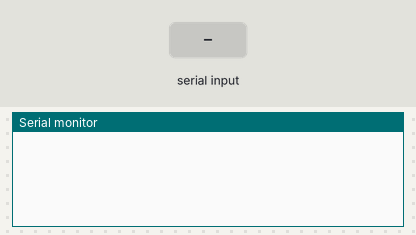
Bench run of a sketch on a simulated Arduino Uno, built with avr-gcc and run on an emulated ATmega328P. Shown: the last lines printed to the serial monitor. The test bench sets the inputs (shaded band).

Above: at 1.2 s.
1.3 s: "90,45\n" received over Serial
At 1.6 s:
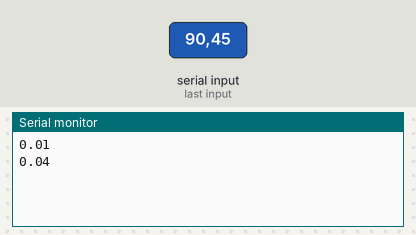
2.8 s: "30,150\n" received over Serial
At 4.6 s:
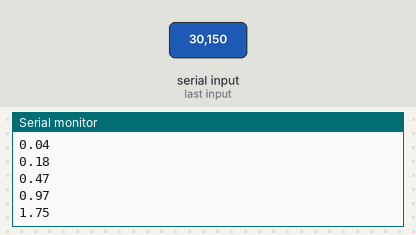
Timing chart, 0 to 6.1 s (numbered marks = the images above; inputs shaded):
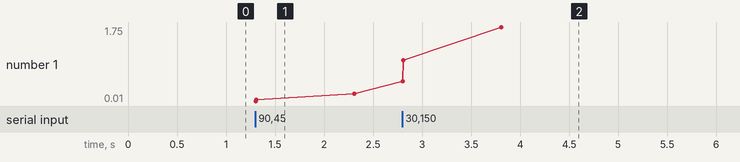

Measured:
- after the input at 1.3 s, the serial monitor: prints a new line at once (image 1)
- after the input at 2.8 s, the serial monitor: prints a new line at once (image 2)
- plotted number 1: 0.18 → 1.75 after the input at 2.8 s

The sketch:

sketch_jan10a.ino
```cpp
float a[] = {1.0,         -3.50778621,  4.64090241, -2.74265282,  0.61053481};
float b[] = {6.23869835e-05, 2.49547934e-04, 3.74321901e-04, 2.49547934e-04, 6.23869835e-05};

float x[5];
float y[5];

void setup() {

  // put your setup code here, to run once:
  Serial.begin(9600);

  for(int i = 0; i < 5; i++)
  {
      x[i] = 0.0;
      y[i] = 0.0;
  }
}


int count= 0;

void loop() {

  // put your main code here, to run repeatedly:
  float x_sum = 0.0;
  float y_sum = 0.0;


  if(Serial.available())
  {
    for(int i = 0; i < 4; i++)
    {
      x[i] = x[i+1];
      y[i] = y[i+1];
    }
//    count++;
    x[4] = Serial.parseFloat();
    //y[4] = 0.0;//simply written can even write outside if
//    Serial.print("x = ");
//    Serial.println(x[4]);
    for(int i = 0; i < 5; i++)
    {
      x_sum = x_sum + b[i]*x[4-i];
    }

    for(int i = 1; i < 5; i++)
    {
      y_sum = y_sum + a[i]*y[4-i];
    }
    y[4] = (x_sum-y_sum)/a[0];
//    Serial.print("out = ");
    Serial.println(y[4]);
  }


}
```
